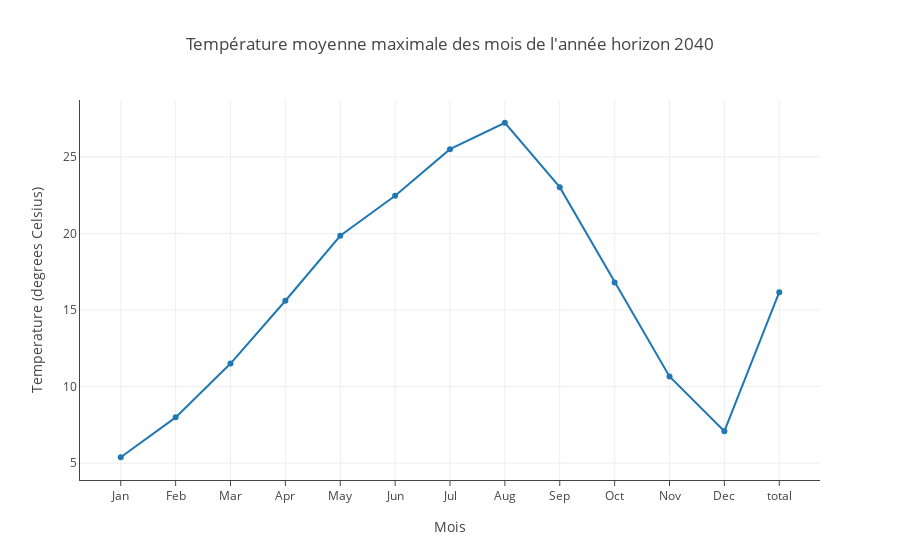

The notebook cell this image was saved under:
### Code cell
trace0 = go.Scatter(
    x = months[:],
    y = moyAreaInterval[:],
    name ='Avril 2040'
)

data = [trace0]

layout = dict (
           title = "Température moyenne maximale des mois de l'année horizon 2040",
           xaxis = dict(
                 title = 'Mois',
                 showline=True,
                 showticklabels=True,
                 ticklen=5
             ),
             yaxis = dict(
                 title = 'Temperature (degrees Celsius)',
                 showline=True,
                 showticklabels=True
             ),         
)


fig = dict(data=data, layout=layout)

plotly.offline.iplot(fig, filename='basic-line')

### Figure 1 — Plotly figure (JSON) as saved in the notebook; plotly's stock layout.template omitted (floating-point values rounded to 4 significant figures)
{"data": [{"name": "Avril 2040", "type": "scatter", "uid": "0cd39fcc-b095-4da4-a12b-d51e75982062", "x": ["Jan", "Feb", "Mar", "Apr", "May", "Jun", "Jul", "Aug", "Sep", "Oct", "Nov", "Dec", "total"], "y": [5.388, 7.992, 11.5, 15.6, 19.84, 22.46, 25.5, 27.22, 23.02, 16.8, 10.66, 7.09, 16.16]}], "layout": {"autosize": true, "title": {"text": "Température moyenne maximale des mois de l'année horizon 2040"}, "xaxis": {"autorange": true, "range": [-0.7201, 12.72], "showline": true, "showticklabels": true, "ticklen": 5, "title": {"text": "Mois"}, "type": "category"}, "yaxis": {"autorange": true, "range": [3.586, 29.03], "showline": true, "showticklabels": true, "title": {"text": "Temperature (degrees Celsius)"}, "type": "linear"}}}
